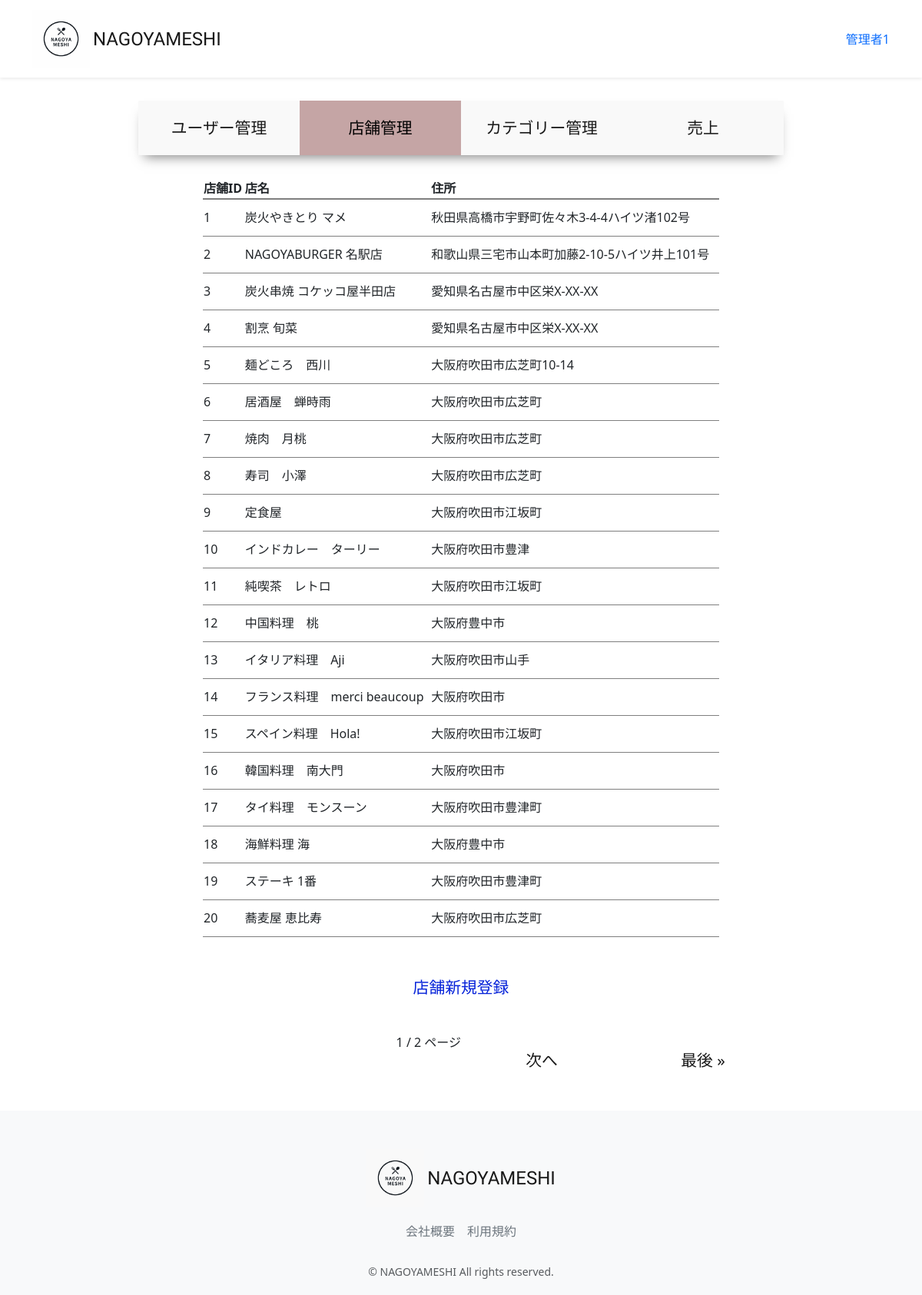
/accounts/management/restaurant-manage-list (signed in), run on the app's committed database.
### accounts/models.py (models this page shows, shortened)
class CustomUser(AbstractUser):
    user_name = models.CharField(max_length=128, null=True, blank=True,verbose_name='ユーザー名')
    hurigana = models.CharField(max_length=128, null=True, blank=True,verbose_name='フリガナ')
    zip_code = models.CharField(max_length=16, null=True, blank=True,verbose_name='郵便番号')
    address = models.CharField(max_length=255, null=True, blank=True,verbose_name='住所')
    phone_number = models.CharField(max_length=20, null=True, blank=True,verbose_name='電話番号')
    birthday = models.DateField(null=True, blank=True,verbose_name='誕生日')
    job = models.CharField(max_length=255, null=True, blank=True,verbose_name='職業')
    is_subscribed = models.BooleanField(default=False, verbose_name='有料会員')
    card_name = models.CharField(max_length=128, null=True, blank=True,verbose_name='カード名義')
    card_number = models.CharField(max_length=128, null=True, blank=True,verbose_name='カード番号')
    class Meta:
        verbose_name_plural = 'CustomUser'

### restaurant/models.py (models this page shows, shortened)
class Restaurant(models.Model):
    name = models.CharField(verbose_name='店舗名', max_length=64)
    description = models.CharField(verbose_name='説明', max_length=128)
    price_min = models.IntegerField(verbose_name="最低金額", default=1000)
    price_max = models.IntegerField(verbose_name="最高金額", default=5000)
    zip_code = models.CharField(verbose_name='郵便番号', max_length=32)
    address = models.CharField(verbose_name='住所', max_length=128)
    open_time = models.TimeField(verbose_name="開店時間", default="17:00")
    close_time = models.TimeField(verbose_name="閉店時間", default="21:00")
    close_day_of_week = models.PositiveIntegerField(verbose_name='定休日', default=0)
    seats_number = models.PositiveIntegerField(verbose_name='座席数', default=10)
    category = models.ForeignKey(Category, verbose_name='カテゴリー', on_delete=models.PROTECT)
    photo = models.ImageField(verbose_name='写真', blank=True, null=True)
    created_at = models.DateTimeField(verbose_name='作成日時', auto_now_add=True)
    updated_at = models.DateTimeField(verbose_name='更新日時', auto_now=True)
    class Meta:
        verbose_name = 'レストラン'
        verbose_name_plural = 'レストラン'

### accounts/views.py (the view)
# urls.py: path("management/restaurant-manage-list",views.ManagementRestaurantListView.as_view(), name="restaurant_manage_list"),
class ManagementRestaurantListView(onlyMnagementUserMixin, generic.ListView):
    template_name = "management/restaurant_manage_list.html"
    model = Restaurant
    paginate_by = 20
    def get_context_data(self, **kwargs):
        context = super().get_context_data(**kwargs)
        context["selected"] = "restaurant"
        return context

### accounts/mixins.py (called while the page is built)
    def test_func(self):
        user = self.request.user
        return user.is_staff

### accounts/templates/management/restaurant_manage_list.html (shortened to what this page needs)
{% extends "management/manage_base.html" %}
{% load static %}
{% block sub_content %}
  <table class="manage_list">
    <thead>
      <th>店舗ID</th>
      <th>店名</th>
      <th>住所</th>
    </thead>
    <tbody>
      {% for restaurant in object_list %}
        <tr onclick="location.href='{% url 'restaurant_update' pk=restaurant.pk %}'">
            <td>{{ restaurant.pk }}</td>
            <td>{{ restaurant.name }}</td>
            <td>{{ restaurant.address }}</td>
        </tr>
      {% endfor %}
    </tbody>
  </table>
  <a class="new" href="{% url 'restaurant_create' %}">店舗新規登録</a><br>
  <div class="paginate">
    {{ page_obj.number }} / {{ page_obj.paginator.num_pages }} ページ
        {% if page_obj.has_next %}
          <a href="?page={{ page_obj.next_page_number }}">次へ</a>
          <a href="?page={{ page_obj.paginator.num_pages }}">最後 &raquo;</a>
        {% endif %}
  </div>
{% endblock %}

### restaurant/templates/layout/base.html (shortened to what this page needs)
{% load static %}
<!DOCTYPE html>
<html lang="ja">
  <head>
      <link href="https://cdn.jsdelivr.net/npm/bootstrap@5.3.3/dist/css/bootstrap.min.css" rel="stylesheet">
      <link href="{% static 'css/nagoyameshi.css' %}" rel="stylesheet">
  </head>
  <body>
    <div id="app" class="wrapper">
      <nav class="navbar navbar-expand-md navbar-light bg-white shadow-sm">
        <div class="container nagoyameshi-container">
          <a class="navbar-brand app-name" href="{% url 'top_page' %}">
            <div class="d-flex align-items-center">
            <img class="nagoyameshi-logo me-1" src="{% static 'images/logo/logo.png' %}" alt="nagoyameshi">NAGOYAMESHI</div>
          </a>
          <div class="collapse navbar-collapse" id="navbarSupportedContent">
            <ul class="navbar-nav ms-auto">
              {% if user.is_subscribed %}
                <li class="nav-item dropdown">
                  <a id="navbarDropdown" class="nav-linkdropdown-toggle" href="#" role="button" data-bs-toggle="dropdown" aria-haspopup="true" aria-expanded="false" v-pre>{{ user.user_name }}</a>
                </li>
              {% endif %}
            </ul>
          </div>
        </div>
      </nav>
    {% block content %}
    {% endblock %}
      <footer class="bg-light">
        <div class="d-flex justify-content-center footer-logo">
            <a class="navbar-brand app-name" href="{% url 'top_page' %}">
              <div class="d-flex align-items-center"><img class="nagoyameshi-logo me-1" src="{% static 'images/logo/footer_logo.png' %}" alt="nagoyameshi">NAGOYAMESHI</div>
            </a>
        </div>
        <div class="d-flex justify-content-center footer-link">
          <a href="{% url 'company_page' %}" class="link-secondary me-3">会社概要</a>
          <a href="{% url 'terms_page' %}" class="link-secondary">利用規約</a>
        </div>
        <p class="text-center text-muted small mb-0">&copy; NAGOYAMESHI All rights reserved.</p>
      </footer>
      </div>
  </body>
</html>

### static/css/nagoyameshi.css (style rules this page uses)
.wrapper { min-height: 100vh; position: relative; padding-bottom: 240px; box-sizing: border-box; }
.nagoyameshi-logo { height: 75px; }
.bg-light { background-color: rgb(0 0 0 / 60%); }
.app-name { font-family: 'Carter One', cursive; font-size: 24px; color: #191919; }
footer { width: 100%; height: 240px; position: absolute; bottom: 0; padding: 50px 15px; }
.footer-logo { margin-bottom: 20px; }
.footer-link { margin-bottom: 30px; }
a { text-decoration: none !important; }
.manage_main a { display: inline-block; width: 25%; height: 100%; text-align: center; font-size: 1.3rem; color: #191919; padding: 20px 20px; }
.manage_list { width: 80%; margin: 30px auto; }
.manage_list thead { border-bottom: 2px solid rgba(0, 0, 0, 0.5); }
.manage_list tbody tr { border-bottom: 1px solid rgba(0, 0, 0, 0.5); height: 3em; }
.new { display: block !important; width: 70% !important; margin: 0 auto !important; color: #0421D9 !important; }
.paginate { display:flex !important; justify-content: right !important; }

### data on the page
CustomUser: user_name "管理者1"
Restaurant: pk "1", name "炭火やきとり マメ", address "秋田県高橋市宇野町佐々木3-4-4ハイツ渚102号"
Restaurant: pk "2", name "NAGOYABURGER 名駅店", address "和歌山県三宅市山本町加藤2-10-5ハイツ井上101号"
Restaurant: pk "3", name "炭火串焼 コケッコ屋半田店", address "愛知県名古屋市中区栄X-XX-XX"
Restaurant: pk "4", name "割烹 旬菜", address "愛知県名古屋市中区栄X-XX-XX"
Restaurant: pk "5", name "麺どころ 西川", address "大阪府吹田市広芝町10-14"
Restaurant: pk "6", name "居酒屋 蝉時雨", address "大阪府吹田市広芝町"
Restaurant: pk "7", name "焼肉 月桃", address "大阪府吹田市広芝町"
Restaurant: pk "8", name "寿司 小澤", address "大阪府吹田市広芝町"
Restaurant: pk "9", name "定食屋", address "大阪府吹田市江坂町"
Restaurant: pk "10", name "インドカレー ターリー", address "大阪府吹田市豊津"
Restaurant: pk "11", name "純喫茶 レトロ", address "大阪府吹田市江坂町"
Restaurant: pk "12", name "中国料理 桃", address "大阪府豊中市"
Restaurant: pk "13", name "イタリア料理 Aji", address "大阪府吹田市山手"
Restaurant: pk "14", name "フランス料理 merci beaucoup", address "大阪府吹田市"
Restaurant: pk "15", name "スペイン料理 Hola!", address "大阪府吹田市江坂町"
Restaurant: pk "16", name "韓国料理 南大門", address "大阪府吹田市"
Restaurant: pk "17", name "タイ料理 モンスーン", address "大阪府吹田市豊津町"
Restaurant: pk "18", name "海鮮料理 海", address "大阪府豊中市"
Restaurant: pk "19", name "ステーキ 1番", address "大阪府吹田市豊津町"
Restaurant: pk "20", name "蕎麦屋 恵比寿", address "大阪府吹田市広芝町"

### other printed values
{{ page_obj.number }} "1"
{{ page_obj.paginator.num_pages }} "2"
